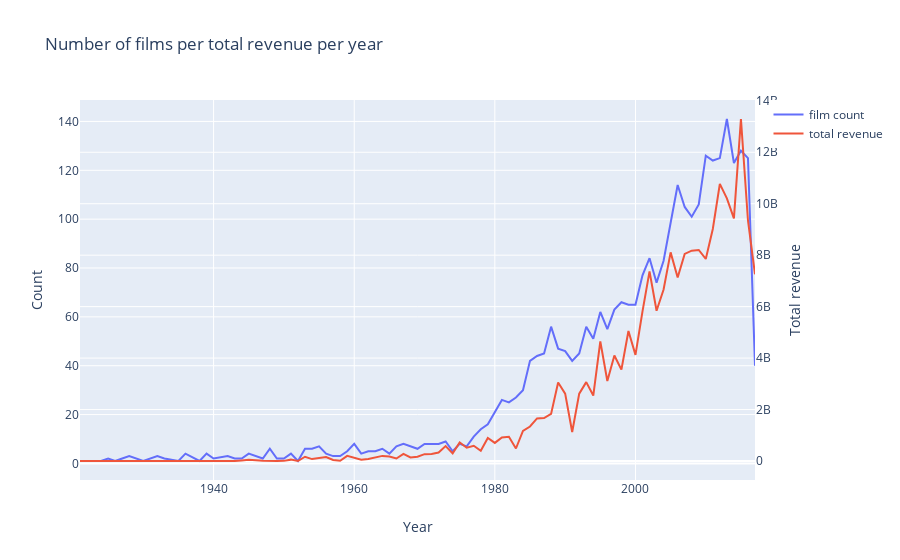

The notebook cell saved with this chart:
### Markdown cell above
### Task 6: Number of Films and Revenue Per Year

### Code cell
d1=train['release_date_year'].value_counts().sort_index()
d2=train.groupby(['release_date_year'])['revenue'].sum()
data=[go.Scatter(x=d1.index,y=d1.values,name='film count'),go.Scatter(x=d2.index,y=d2.values,name='total revenue',
     yaxis='y2')]
layout=go.Layout(dict(title='Number of films per total revenue per year',xaxis=dict(title='Year'),
                yaxis=dict(title='Count'),
                     yaxis2=dict(title='Total revenue',overlaying='y',side='right'),),legend=dict(orientation='v'))
py.iplot(dict(data=data,layout=layout))
